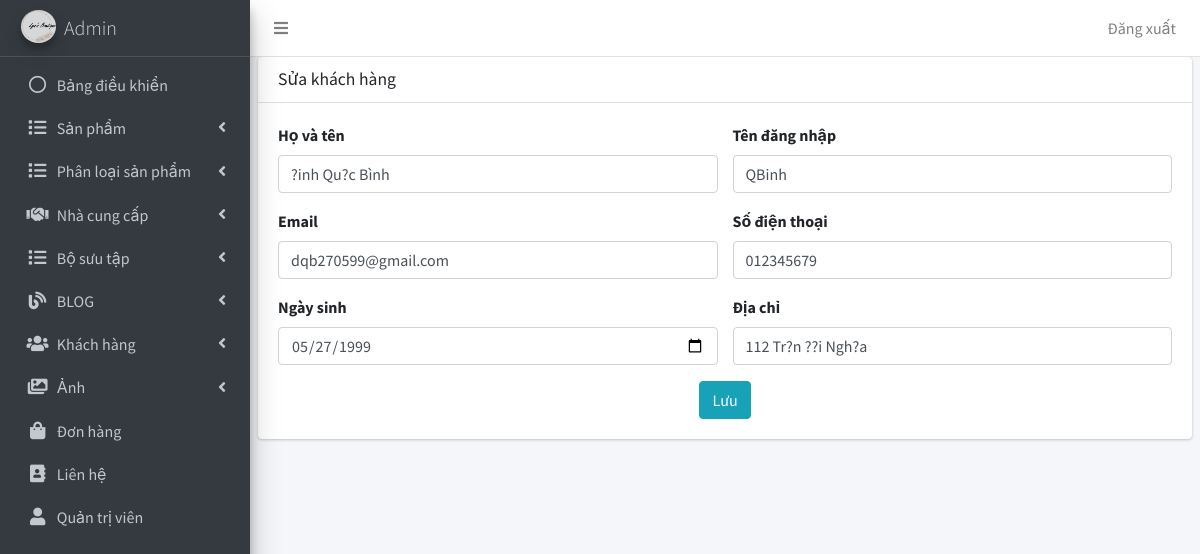
/admin/khach_hang/sua.php?id=19 (signed in), run on the app's committed database.
### tables this page shows
CREATE TABLE `tbl_khach_hang` (
  `id_khach_hang` int(11) NOT NULL,
  `ten_kh` varchar(100) NOT NULL,
  `username` varchar(50) NOT NULL,
  `password` varchar(50) NOT NULL,
  `email` varchar(100) NOT NULL,
  `sdt` varchar(20) NOT NULL,
  `ngay_sinh` date NOT NULL,
  `dia_chi` varchar(255) NOT NULL
);

### admin/khach_hang/sua.php (the view, shortened to what this page needs)
<!DOCTYPE html>
<html>
<head>
  	<?php include('../includes/head.php') ?>
</head>
<body class="hold-transition sidebar-mini layout-fixed">
<div class="wrapper">
	<?php include('../includes/header.php') ?>
	<?php include('../includes/sidebar.php') ?>
	<?php include('../includes/ket_noi.php') ?>
	<div class="content-wrapper">
		<section class="content">
			<div class="card">
				<div class="card-header">
					<h3 class="card-title">Sửa khách hàng</h3>
				</div>
				<?php
					$id_khach_hang = $_GET["id"];
					$sql = "
						SELECT *
						FROM tbl_khach_hang
						WHERE id_khach_hang='".$id_khach_hang."'
					";
					$khach_hang = mysqli_query($ket_noi, $sql);
					$row = mysqli_fetch_array($khach_hang);
				;?>
				<div class="card-body">
					<form action="./sua_thuc_hien.php" method="POST" enctype="multipart/form-data">
						<div class="row">
							<div class="col-md-6">
								<div class="form-group">
									<label>Họ và tên</label>
									<input name="ten_kh" class="form-control" required value="<?php echo $row['ten_kh'] ?>">
								</div>
							</div>
							<div class="col-md-6">
								<div class="form-group">
									<label>Tên đăng nhập</label>
									<input name="username" class="form-control" value="<?php echo $row['username'] ?>" required>
								</div>
							</div>
							<div class="col-md-6">
								<div class="form-group">
									<label>Email</label>
									<input name="email" type="email" class="form-control" value="<?php echo $row['email'] ?>" required>
								</div>
							</div>
							<div class="col-md-6">
								<div class="form-group">
									<label>Số điện thoại</label>
									<input name="sdt" type="tel" class="form-control" value="<?php echo $row['sdt'] ?>" required>
								</div>
							</div>
							<div class="col-md-6">
								<div class="form-group">
									<label>Ngày sinh</label>
									<input name="ngay_sinh" type="date" class="form-control" value="<?php echo $row['ngay_sinh'] ?>" required>
								</div>
							</div>
							<div class="col-md-6">
								<div class="form-group">
									<label>Địa chỉ</label>
									<input name="dia_chi" type="dia_chi" class="form-control" value="<?php echo $row['dia_chi'] ?>"  required >
								</div>
							</div>
							<div class="col-md-12 text-center">
								<button type="submit" class="btn btn-info">Lưu</button>
							</div>
						</div>
					</form>
				</div>
            </div>
		</section>
		</div>
	</div>
</body>
</html>

### data on the page
tbl_khach_hang: ten_kh "?inh Qu?c Bình", username "QBinh", email "dqb270599@gmail.com", sdt "012345679", ngay_sinh "05/27/1999", dia_chi "112 Tr?n ??i Ngh?a"
